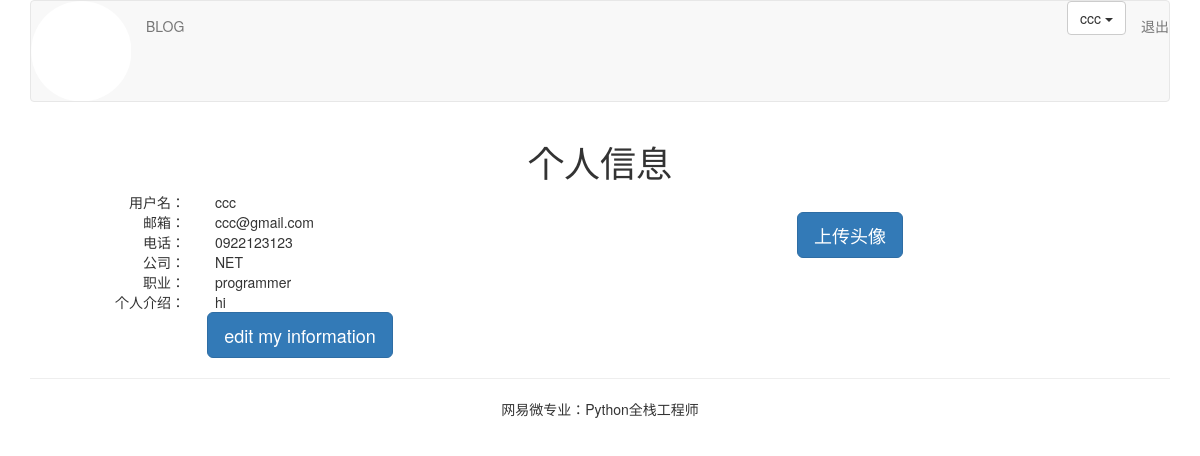
The page /account/aboutme/ (signed in) on the database its author committed.
### account/models.py (models this page shows, shortened)
class UserProfile(models.Model):
    user = models.OneToOneField(User, on_delete=models.CASCADE, unique=True)
    phone = models.CharField(max_length=20, null=True)

class UserInfo(models.Model):
    user = models.OneToOneField(User, on_delete=models.CASCADE, unique=True)
    company = models.CharField(max_length=100, blank=True)
    profession = models.CharField(max_length=100, blank=True)
    aboutme = models.TextField(blank=True)
    photo = models.ImageField(blank=True)

### account/views.py (the view)
# urls.py: path('aboutme/', views.myself, name='aboutme'),
@login_required
def myself(request):
    userprofile = UserProfile.objects.get(user=request.user) if hasattr(request.user, 'userprofile') else UserProfile.objects.create(user=request.user)
    userinfo = UserInfo.objects.get(user=request.user) if hasattr(request.user, 'userinfo') else UserInfo.objects.create(user=request.user)
    return render(request, 'account/myself.html', {'user': request.user, 'userinfo': userinfo, 'userprofile': userprofile})

### templates/account/myself.html (shortened to what this page needs)
{% extends 'base.html' %}
{% load staticfiles %}
{% block content %}
<div class="row text-center vertical-middle-sm">
    <h1>个人信息</h1>
    <div class="row">
        <div class="col-md-6">
            <div class="row">
                <div class="col-md-4 text-right"><span>用户名：</span></div>
                <div class="col-md-8 text-left">{{ user.username }}</div>
            </div>
            <div class="row">
                <div class="col-md-4 text-right"><span>邮箱：</span></div>
                <div class="col-md-8 text-left">{{ user.email }}</div>
            </div>
            <div class="row">
                <div class="col-md-4 text-right"><span>电话：</span></div>
                <div class="col-md-8 text-left">{{ userprofile.phone }}</div>
            </div>
            <div class="row">
                <div class="col-md-4 text-right"><span>公司：</span></div>
                <div class="col-md-8 text-left">{{ userinfo.company }}</div>
            </div>
             <div class="row">
                <div class="col-md-4 text-right"><span>职业：</span></div>
                <div class="col-md-8 text-left">{{ userinfo.profession }}</div>
            </div>
             <div class="row">
                <div class="col-md-4 text-right"><span>个人介绍：</span></div>
                <div class="col-md-8 text-left">{{ userinfo.aboutme }}</div>
            </div>
            <a href="{% url 'account:editme' %}">
                <button class="btn btn-primary btn-lg">edit my information</button>
            </a>
        </div>
        <div class="col-md-6">
            <div style="margin-right: 100px">
            </div>
            <div style="margin-right:100px">
                <button class="btn btn-primary btn-lg" id="upload_image" onclick="upload_image_layer()">上传头像</button>
            </div>
        </div>
    </div>
</div>
{% endblock %}

### templates/header.html (shortened to what this page needs)
{% load staticfiles %}
<div class="container">
    <nav class="navbar navbar-default" navigation>
        <div class="navbar-header">
            <img src="{% static  './images/logo.png' %}" alt="" width="100">
        </div>
        <div>
            <ul class="nav navbar-nav">
                <li><a href="{% url 'blog:blog_title' %}">BLOG</a></li>
            </ul>
            <ul class="nav navbar-nav navbar-right">
                {% if user.is_authenticated %}
                <li>
                    <div class="dropdown">
                        <button class="btn btn-default dropdown-toggle"
                                    type="button"
                                    id="dropdownMenu"
                                    data-toggle="dropdown">
                            {{ user.username }}
                            <span class="caret"></span>
                        </button>
                    </div>
                </li>
                <li><a href="{% url 'account:user_logout' %}">退出</a></li>
                {% else %}
                <li><a href="{% url 'account:user_login' %}">登录</a></li>
                {% endif %}
            </ul>
        </div>
    </nav>
</div>

### rows shown on the page
UserProfile: phone "0922123123"
UserInfo: company "NET", profession "programmer", aboutme "hi"

### other values the page prints
{{ user.username }} "ccc"
{{ user.email }} "ccc@gmail.com"
